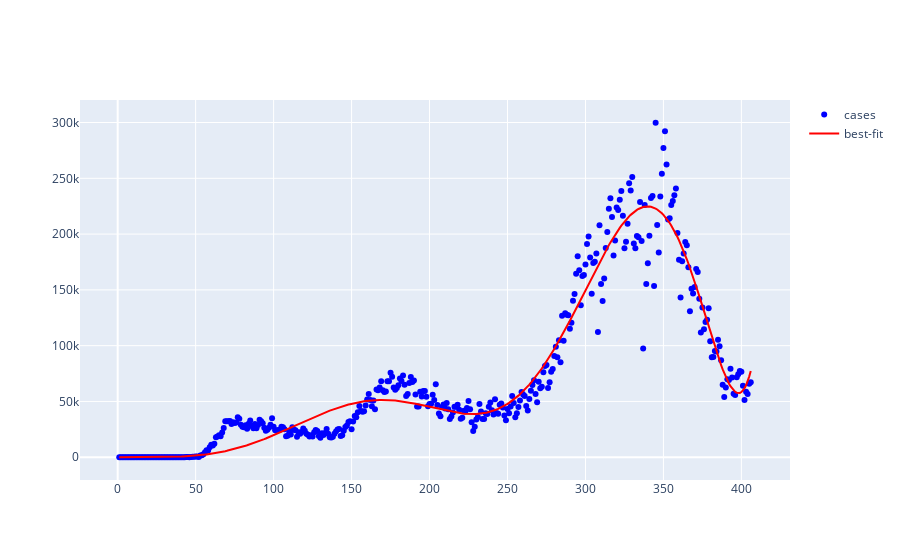

Source (notebook cell):
### Code cell
polynomial_features = PolynomialFeatures(degree=check_rmse(new_cases))
y = new_cases.new_cases
xp = polynomial_features.fit_transform(new_cases.days.values.reshape(new_cases.days.shape[0], 1))
pm = sm.OLS(y.values.reshape(y.shape[0], 1), xp).fit()
new_cases['poly_pred'] = np.ceil(pm.predict(xp))
temp_rmse = np.sqrt(mean_squared_error(new_cases.new_cases, new_cases.poly_pred))
fig = go.Figure()
fig.add_trace(
    go.Scatter(x=new_cases['days'], y=new_cases['new_cases'], mode='markers', name='cases', marker=dict(color='blue')),
)
fig.add_trace(
    go.Scatter(x=new_cases['days'], y=new_cases['poly_pred'], mode='lines', marker=dict(size=10), name='best-fit',
              line=dict(color='red'))
)

### Figure 1 — Plotly figure (JSON) as saved in the notebook; plotly's stock layout.template omitted (floating-point values rounded to 4 significant figures; data arrays with more than 128 entries replaced by an {"elided": "..."} marker saying what was removed)
{"data": [{"marker": {"color": "blue"}, "mode": "markers", "name": "cases", "type": "scatter", "x": {"elided": "406 int values"}, "y": {"elided": "406 int values"}}, {"line": {"color": "red"}, "marker": {"size": 10}, "mode": "lines", "name": "best-fit", "type": "scatter", "x": {"elided": "406 int values"}, "y": {"elided": "406 int values"}}], "layout": {}}
